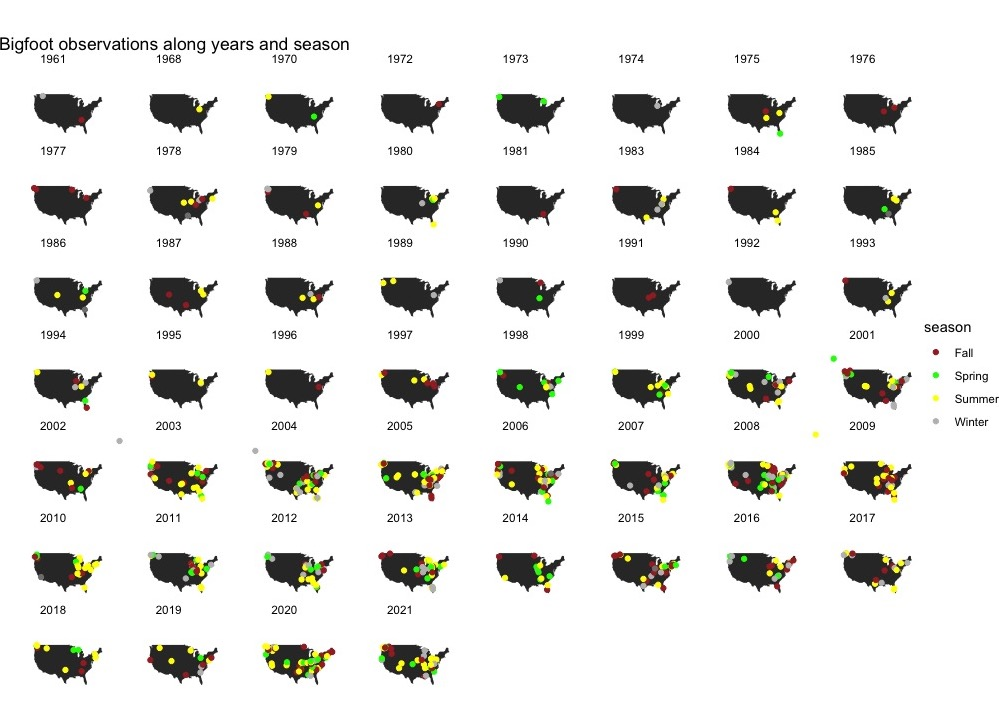

Write R code to recreate this figure.
# Get the Data

# Read in with tidytuesdayR package 
# Install from CRAN via: install.packages("tidytuesdayR")
# This loads the readme and all the datasets for the week of interest

# Either ISO-8601 date or year/week works!

tuesdata <- tidytuesdayR::tt_load('2022-09-13')
tuesdata <- tidytuesdayR::tt_load(2022, week = 37)

bigfoot <- tuesdata$bigfoot

# Or read in the data manually

bigfoot <- readr::read_csv('https://raw.githubusercontent.com/rfordatascience/tidytuesday/master/data/2022/2022-09-13/bigfoot.csv')

View(bigfoot)

library(ggplot2)
library(GGally)


#create a new dataframe

bigfoot_clean <- na.omit(bigfoot)
View(bigfoot_clean)

bigfoot2 <- bigfoot[, c("season", "temperature_mid", "humidity", "cloud_cover", "precip_type", "uv_index", "visibility", "wind_speed")]
View(bigfoot2)

bigfoot2_clean <- na.omit(bigfoot2)
View(bigfoot2_clean)

#correlations between variables

ggpairs(bigfoot2_clean,
        columns = 2:8,
        aes(color = season,
            alpha = 0.5),
        upper = list(continuous = wrap("cor", size = 2.5)),
        lower = list(continuous = "smooth")
)

#convert date

library(tidyr)

bigfoot_clean_date <- bigfoot_clean %>%
  separate(date, sep="-", into = c("year", "month", "day"))

View(bigfoot_clean_date)

#plot map 
library(mapdata)

usa <- map_data("usa")

ggplot() +
  geom_polygon(data = usa,
               aes(x = long, y = lat, group = group)) +
  coord_quickmap()+
  geom_point(data = bigfoot_clean_date,
             aes(x = longitude, y = latitude,
                 color = season))+
  scale_color_manual(values = c("Fall" = "brown", "Spring" = "green", "Summer" = "yellow", "Winter" = "grey"))+
  theme_void()+
  labs(title = "Bigfoot observations along years and season")+
  facet_wrap(~year)


ggsave("bigfoot.jpeg",
       path = "2022-09-13/",
       width = 18,
       height = 24,
       units = c("cm"),
       dpi = 300)
